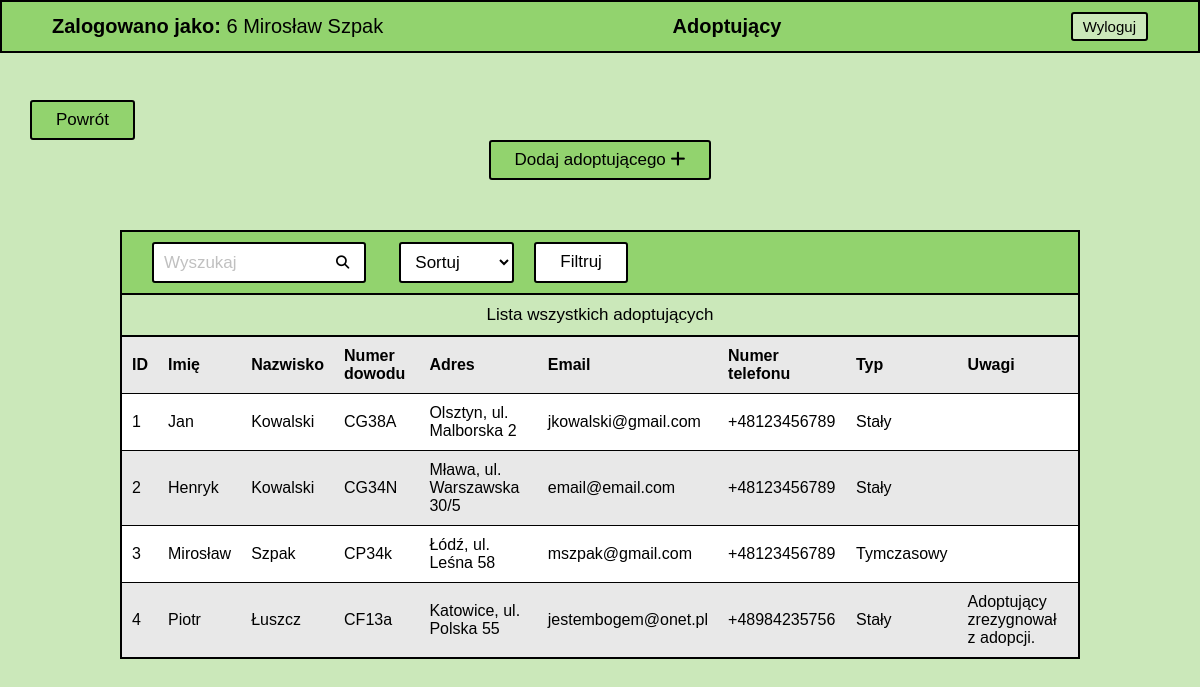
The app's page /index.php?id=3 (signed in) with its own data.
### tables this page shows
CREATE TABLE `adopter` (
  `id` bigint NOT NULL,
  `name` varchar(45) NOT NULL,
  `surname` varchar(45) NOT NULL,
  `id_number` varchar(45) NOT NULL,
  `address` varchar(45) NOT NULL,
  `email` varchar(254) NOT NULL,
  `phone` varchar(128) NOT NULL,
  `type` varchar(45) NOT NULL,
  `notes` longtext
);

### php/adopters.php (the view, shortened to what this page needs)
<section>
    <a href="./index.php" class="btn back-btn">Powrót</a>
    <div class="flex-btn">
        <a href="./php/create-adopter.php" class="btn">Dodaj adoptującego <i class="fa fa-plus"></i></a>
    </div>
    <article class="content">
        <div class="content-header search">
            <form action="" method="post" class="search">
                <div class="form-field">
                    <input type="text" name="search" id="search" placeholder="Wyszukaj" />
                </div>
                <button type="submit" class="search-btn">
                    <i class="fa-solid fa-magnifying-glass"></i>
                </button>
                <div class="form-field">
                    <select onchange="this.form.submit()" name="sort" id="sort_id" class="btn">
                        <option value="" selected disabled hidden>Sortuj</option>
                    </select>
                </div>
                <div class="form-field">
                        <a href="#" onclick="filterBtn()" id="filter_btn" class="btn">Filtruj</a>
                    </div>
            </form>
        </div>
        <div class="content-header">
            <span>Lista wszystkich adoptujących</span>
        </div>
        <table class="table">
            <?php
            require_once "./config.php";
                $order_by = '';
                $sql = "SELECT * FROM adopter";
                $sql .= $order_by;
                $list = '<tr>
                                <th>ID</th>
                                <th>Imię</th>
                                <th>Nazwisko</th>
                                <th>Numer dowodu</th>
                                <th>Adres</th>
                                <th>Email</th>
                                <th>Numer telefonu</th>
                                <th>Typ</th>
                                <th>Uwagi</th>
                            </tr>';
                if ($result = mysqli_query($conn, $sql)) {
                    if (mysqli_num_rows($result) > 0) {
                        while ($row = mysqli_fetch_array($result)) {
                            $link = 'window.location="./php/read-adopter.php?id=' . $row['id'] . '";';
                            $list .= '<tr onclick=' . "$link" . '>
                                        <td>' .  $row['id'] . '</td>
                                        <td>' . $row['name'] .'</td>
                                        <td>' .  $row['surname'] . '</td>
                                        <td>' . $row['id_number'] .'</td>
                                        <td>' .  $row['address'] . '</td>
                                        <td>' . $row['email'] .'</td>
                                        <td>' . $row['phone'] .'</td>
                                        <td>' . $row['type'] .'</td>
                                        <td>' . $row['notes'] .'</td>
                                    </tr>';
                        }
                    } else {
                        $list .= '<tr class="alert">
                                    <td colspan="9">Brak wyników</td>
                                </tr>';
                    }
                }
            echo $list;
            ?>
        </table>
    </article>
</section>

### css/style.css (style rules this page uses)
:root { --dark-green: #4c7a34; --green: #92d36e; --light-green: #cbe8ba; --green-hover: #b6ff89; --white: #ffffff; --black: #000000; --gray: #c0c0c0; --light-gray: #e8e8e8; --border: 2px solid var(--black); --radius: 3px; --font-size: 17px; --transition: all 0.3s linear; }
* { margin: 0; padding: 0; box-sizing: border-box; font-family: "Helvetica"; }
a { color: var(--black); text-decoration: none; }
.btn { padding: 8px 24px; font-size: var(--font-size); background: var(--green); border: var(--border); border-radius: var(--radius); cursor: pointer; transition: var(--transition); }
.back-btn { align-self: start; margin-left: 30px; }
.flex-btn { display: flex; justify-content: center; gap: 50px; }
section { padding-top: 100px; min-height: 100vh; display: flex; flex-direction: column; align-items: center; background: var(--light-green); }
.content { margin: 50px 0; width: 80%; border: var(--border); background: var(--white); }
.content-header { padding: 0 20px; display: flex; justify-content: space-between; align-items: center; width: 100%; font-size: var(--font-size); background: var(--green); border-bottom: var(--border); list-style: none; }
.content-header:nth-child(even) { padding: 10px 50px; background: var(--light-green); text-align: center; }
.content-header span { width: 100%; text-align: center; }
.content-header .btn { background: var(--white); }
.search { display: flex; }
.content-header.search { justify-content: left; }
.search-btn { background: none; border: none; position: relative; left: -40px; cursor: pointer; }
select.btn { max-width: 115px; }
#filter_btn { padding: 8px 24px; }
.table { width: 100%; border-collapse: collapse; text-align: left; }
.table th, .table td { padding: 10px; }
.table tr { border-bottom: 1px solid var(--black); cursor: pointer; }
.table tr:first-child { cursor: auto; }
.table tr:last-child { border-bottom: none; }
.table tr:nth-of-type(odd) { background: var(--light-gray); }
.form-field { padding: 10px; display: flex; }
.form-field input, .form-field select, .form-field textarea { padding: 8px 10px; font-size: var(--font-size); border-radius: var(--radius); border: var(--border); }
.form-field input::placeholder { font-size: var(--font-size); color: var(--gray); }

### records on screen
adopter: id "1", name "Jan", surname "Kowalski", id_number "CG38A", address "Olsztyn, ul. Malborska 2", email "jkowalski@gmail.com", phone "+48123456789", type "Stały"
adopter: id "2", name "Henryk", surname "Kowalski", id_number "CG34N", address "Mława, ul. Warszawska 30/5", email "email@email.com", phone "+48123456789", type "Stały"
adopter: id "3", name "Mirosław", surname "Szpak", id_number "CP34k", address "Łódź, ul. Leśna 58", email "mszpak@gmail.com", phone "+48123456789", type "Tymczasowy"
adopter: id "4", name "Piotr", surname "Łuszcz", id_number "CF13a", address "Katowice, ul. Polska 55", email "jestembogem@onet.pl", phone "+48984235756", type "Stały", notes "Adoptujący zrezygnował z adopcji."

### other values on screen
$_SESSION['user']['group_id'] "6"
$_SESSION['user']['first_name'] "Mirosław"
$_SESSION['user']['last_name'] "Szpak"
$header "Adoptujący"
